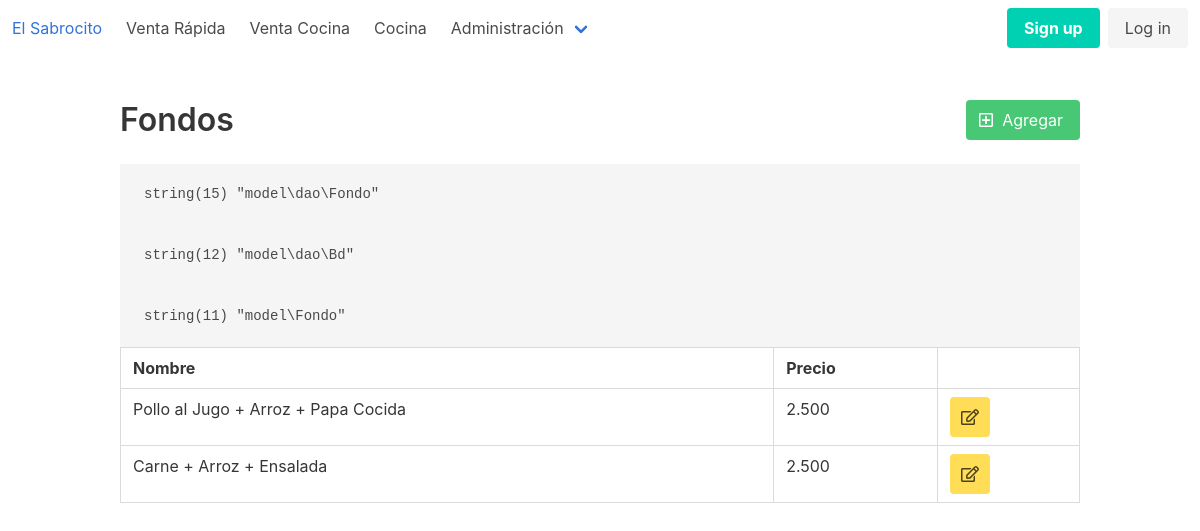
Page /view/fondo.php on the committed database.
### tables this page shows
CREATE TABLE `fondo` (
  `id` int(11) NOT NULL AUTO_INCREMENT,
  `descripcion` varchar(50) NOT NULL,
  `precio` int(11) DEFAULT NULL,
  `visible` tinyint(1) DEFAULT NULL,
  PRIMARY KEY (`id`)
);

### model/dao/Bd.php (called while the page is built, shortened)
<?php
class Bd {
    public static function conexion(){
        try {
            $command = [\PDO::MYSQL_ATTR_INIT_COMMAND => 'SET NAMES  \'UTF8\''];
            $_db = new \PDO('mysql:host=localhost;dbname=restorant', 'restorant', 'restorant', $command);
            $_db->setAttribute(\PDO::ATTR_ERRMODE, \PDO::ERRMODE_EXCEPTION);
            $_db->beginTransaction();
            $sth = $_db->prepare("BEGIN");
            $sth->execute();
            $_db->commit();
            return $_db;
        }
        catch (\PDOException $ex) {
            echo "<pre>"; var_dump($ex); echo "</pre>";
            die();
        }
    }
}

### model/dao/Fondo.php (called while the page is built, shortened)
<?php
class Fondo extends Bd
{
    public static function obtenerTodos(){
        try{
            $sql = "SELECT * FROM fondo WHERE visible = 1;";
            $sth = self::conexion()->prepare($sql);
            $sth->execute();
            return $sth->fetchAll(PDO::FETCH_CLASS, '\model\Fondo');
        }catch(PDOException $e){
            var_dump($e);
            die();
        }
    }
}

### model/Fondo.php (called while the page is built, shortened)
<?php
class Fondo
{
    private int $id = 0, $precio, $visible;
    private string $descripcion;
    public function getId(): int
    {
        return $this->id;
    }
    public function getPrecio(): int
    {
        return $this->precio;
    }
    public function getDescripcion(): string
    {
        return $this->descripcion;
    }
}

### view/fondo.php (the view, shortened to what this page needs)
<?php
include '../config.inc';
?>
<!DOCTYPE html>
<html class="has-navbar-fixed-top">
<?php include RUTA . 'view/header.inc'; ?>
<body>
<?php include RUTA . 'view/navbar.inc'; ?>
<section class="section">
    <div class="container">
        <nav class="level">
            <div class="level-left">
                <div class="level-item">
                    <p class="title">Fondos</p>
                </div>
            </div>
            <div class="level-right">
                <p class="level-item">
                    <a class="button is-success" href="<?= URL ?>view/fondo_nueva.php?id=0">
                        <span class="icon"><i class="far fa-plus-square"></i></span>
                        <span>Agregar</span>
                    </a>
                </p>
            </div>
        </nav>
        <table class="table is-bordered is-fullwidth">
            <thead>
            <tr>
                <th>Nombre</th>
                <th>Precio</th>
                <th></th>
            </tr>
            </thead>
            <tbody>
            <?php foreach (\model\dao\Fondo::obtenerTodos() as $fondo){ ?>
                <tr>
                    <td><?= $fondo->getDescripcion() ?></td>
                    <td><?= number_format($fondo->getPrecio(), 0, ',', '.') ?></td>
                    <td>
                        <a class="button is-warning" href="<?= URL ?>view/fondo_nueva.php?id=<?= $fondo->getId() ?>" target="_self">
                            <span class="icon">
                                <i class="far fa-edit"></i>
                            </span>
                        </a>
                    </td>
                </tr>
            <?php } ?>
            </tbody>
        </table>
    </div>
</section>
</body>
</html>

### rows in the picture
fondo: descripcion "Pollo al Jugo + Arroz + Papa Cocida", precio "2.500"
fondo: descripcion "Carne + Arroz + Ensalada", precio "2.500"
